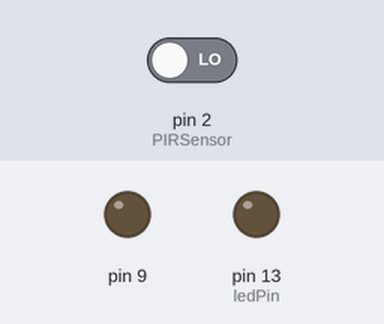
Recording of a sketch running on a simulated Arduino Uno, built with avr-gcc and run on an emulated ATmega328P. On the bench: output pins drawn as LEDs (lit = HIGH). Inputs (shaded band) come from the test bench; at power-on: pin 2 (PIRSensor) LOW.

Above: at 1.2 s.
1.3 s: pin 2 (PIRSensor) driven HIGH
At 1.45 s:
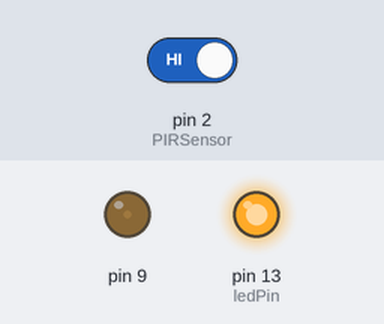
At 2.05 s:
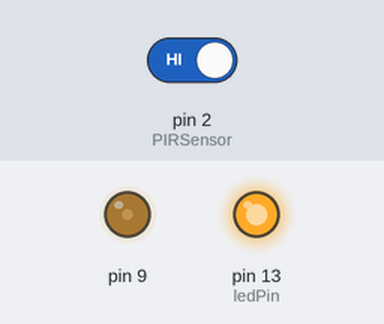
Timing chart, 0 to 16.3 s (numbered marks = the images above; inputs shaded):
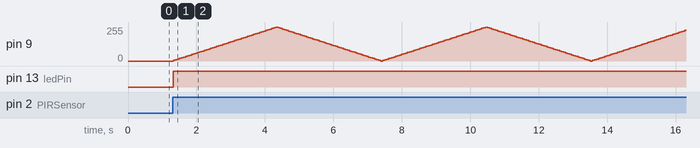

The sketch:

arduino_led_pir.ino
```cpp
/*
  PIR("Passive Infrared Sensor") Motion Sensor,
 紅外線動作感測器, 或稱人體紅外線感測器
 */
//led

int brightness = 0;
int fadeAmount = 5;          // 漸變程度
int delayDuration = 60;      // 漸變間隔
const int PIRSensor = 2;     // 紅外線動作感測器連接的腳位
const int ledPin =  13;      // LED 腳位
int sensorValue = 0;         // 紅外線動作感測器訊號變數

void setup() {
  pinMode(PIRSensor, INPUT);
  pinMode(ledPin, OUTPUT);
  pinMode(9, HIGH);
}


void loop() {
  // 讀取 PIR Sensor 的狀態
  sensorValue = digitalRead(PIRSensor);
  // 判斷 PIR Sensor 的狀態
  if (sensorValue == HIGH) {
    digitalWrite(ledPin, HIGH);  // 有人，開燈
  }
  else {
    digitalWrite(ledPin, LOW);   // 沒人，關燈
    brightness = 0;
  }

  //判斷感應狀況, true =>開始漸變
  if (sensorValue) {
    brightness = brightness + fadeAmount;
    if (brightness <= 0 || brightness >= 255) {
      fadeAmount = -fadeAmount ;
    }
  } else {
    brightness = 0;
  }
  // 限制亮度數值在0~255
  brightness =  constrain(brightness, 0, 255);
  // led 亮的程度
  analogWrite(9, brightness);
  // 延遲時間
  delay(delayDuration);

}
```
